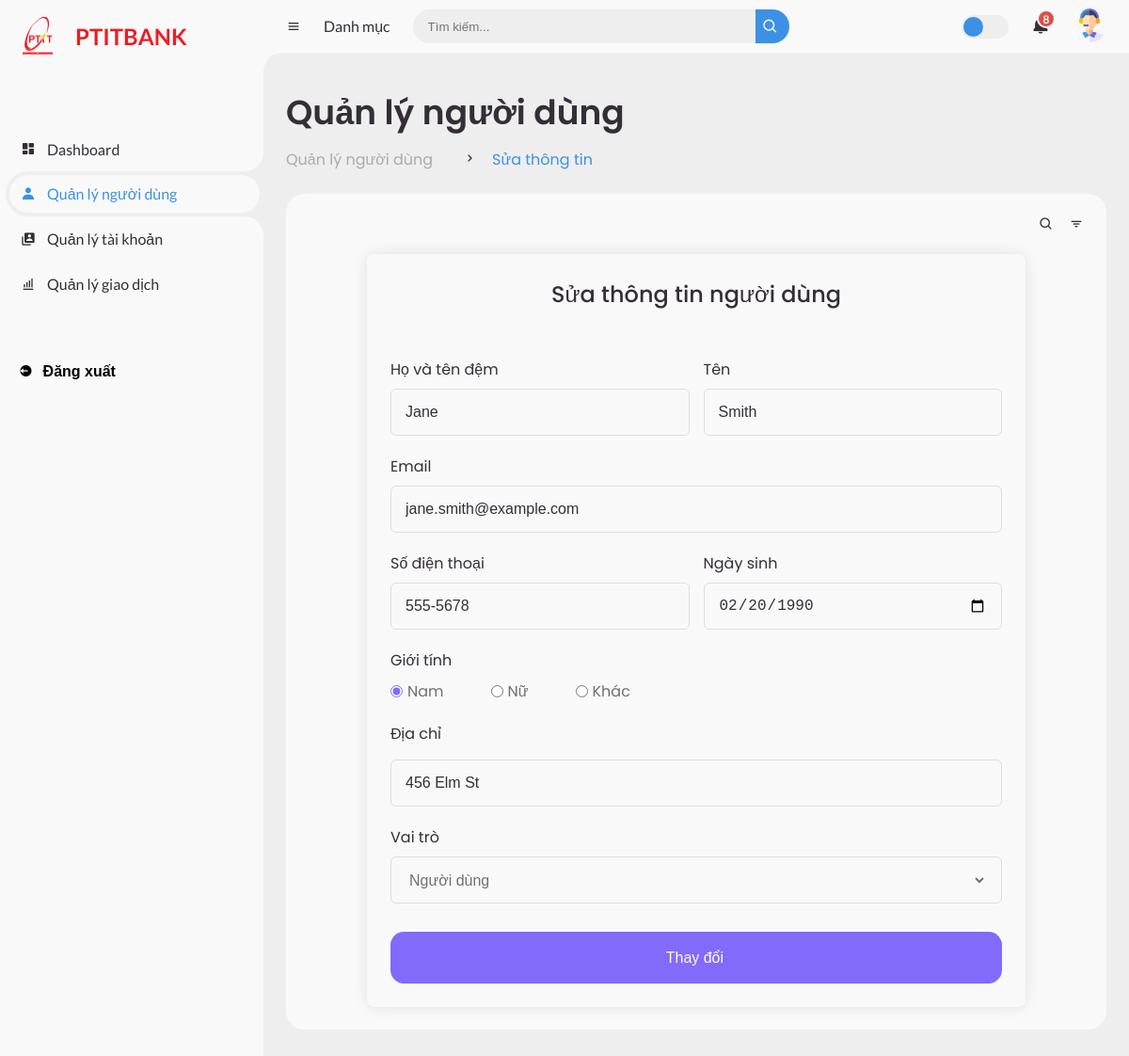
Screenshot of /admin/user/edit/C002 (signed in) with the database file from the repository.
### tables this page shows
CREATE TABLE Customer (CustomerID TEXT PRIMARY KEY, FirstName TEXT NOT NULL, LastName TEXT NOT NULL, DateOfBirth DATE, Role TEXT NOT NULL, Email TEXT UNIQUE, PhoneNumber TEXT, Address TEXT, City TEXT, Country TEXT, Notes TEXT);

### app/routes/admin_route.py (the view)
@admin_bp.route("/user/edit/<customer_id>", methods=["GET", "POST"])
def edit_user(customer_id):
    from app.controllers.user_controller import update_user
    return update_user(customer_id)

### app/controllers/user_controller.py (called while the page is built)
def update_user(customer_id):
    from app.services.user_service import update_user
    return update_user(customer_id)

### app/services/user_service.py (called while the page is built, shortened)
def check_role():
    account_id = session.get("account_id")
    if not account_id:
        return "Bạn chưa đăng nhập", "danger"
    account = Account.query.filter_by(AccountID=account_id).first()
    if not account:
        return "Tài khoản không tồn tại", "danger"
    customer = Customer.query.filter_by(CustomerID=account.CustomerID).first()
    if not customer:
        return "Khách hàng không tồn tại", "danger"
    if customer.Role != "Admin":
        return "Bạn không có quyền truy cập trang này", "danger"
    return "Welcome Admin", "success"

def update_user(customer_id):
    message, category = check_role()
    if category == "danger":
        flash(message, category)
        return redirect(url_for("auth.login"))
    customer = Customer.query.get(customer_id)
    if not customer:
        return "Khong tim thay khach hang", 404
    return render_template("admin/user/edit.html", user=customer)

### app/templates/admin/user/edit.html (shortened to what this page needs)
<!DOCTYPE html>
<html lang="en">
  <head>
    <link
      href="https://unpkg.com/boxicons@2.0.9/css/boxicons.min.css"
      rel="stylesheet"
    />
    <link rel="stylesheet" href="{{url_for('static', filename='css/style.css')}}" />
  </head>
  <body>
    <section id="sidebar">
      <a href="/admin" class="brand">
        <div class="logo"></div>
        <span class="text">PTITBANK</span>
      </a>
      <ul class="side-menu top">
        <li class="side-menu-li">
          <a href="/admin">
            <i class="bx bxs-dashboard"></i>
            <span class="text">Dashboard</span>
          </a>
        </li>
        <li class="active side-menu-li">
          <a href="/admin/user">
            <i class="bx bxs-user"></i>
            <span class="text">Quản lý người dùng</span>
          </a>
        </li>
        <li class="side-menu-li">
          <a href="/admin/account">
            <i class="bx bxs-user-account"></i>
            <span class="text">Quản lý tài khoản</span>
          </a>
        </li>
        <li class="side-menu-li">
          <a href="/admin/transaction">
            <i class="bx bx-bar-chart-alt"></i>
            <span class="text">Quản lý giao dịch</span>
          </a>
        </li>
      </ul>
      <ul class="side-menu">
        <form action="{{ url_for('auth.logout') }}" method="POST">
          <li>
            <button type="submit" class="logout">
              <i class="bx bxs-log-out-circle"></i>
              <span class="text logout-text">Đăng xuất</span>
            </button>
          </li>
        </form>
      </ul>
    </section>
    <section id="content">
      <nav>
        <i class="bx bx-menu"></i>
        <a href="#" class="nav-link">Danh mục</a>
        <form action="#">
          <div class="form-input">
            <input type="search" placeholder="Tìm kiếm..." />
            <button type="submit" class="search-btn">
              <i class="bx bx-search"></i>
            </button>
          </div>
        </form>
        <label for="switch-mode" class="switch-mode"></label>
        <a href="#" class="notification">
          <span class="num">8</span>
        </a>
        <a href="#" class="profile">
          <img src="{{url_for('static', filename='images/9703596.png')}}" />
        </a>
      </nav>
      <main>
        <div class="head-title">
          <div class="left">
            <h1>Quản lý người dùng</h1>
            <ul class="breadcrumb">
              <li>
                <a href="#">Quản lý người dùng</a>
              </li>
              <li>
                <i class="bx bx-chevron-right"></i>
              </li>
              <li>
                <a class="active" href="#">Sửa thông tin</a>
              </li>
            </ul>
          </div>
        </div>
        <div class="table-data">
          <div class="order">
            <div class="head">
              <i class="bx bx-search"></i>
              <i class="bx bx-filter"></i>
            </div>
            <div class="form-container">
              <section class="container">
                <header>Sửa thông tin người dùng</header>
                <form action="/admin/user/edit/{{ user.CustomerID }}" method="post" class="form">
                  <div class="column">
                    <div class="input-box">
                      <label>Họ và tên đệm</label>
                      <input type="text" value="{{ user.FirstName}}" name="FirstName" required />
                    </div>
                    <div class="input-box">
                      <label>Tên</label>
                      <input type="text" value="{{ user.LastName }}" name="LastName" required/>
                    </div>
                  </div>
                  <div class="input-box">
                    <label>Email</label>
                    <input type="text" value="{{user.Email}}" name="Email" required />
                  </div>
                  <div class="column">
                    <div class="input-box">
                      <label>Số điện thoại</label>
                      <input type="tel" value="{{ user.PhoneNumber}}" name="PhoneNumber" required />
                    </div>
                    <div class="input-box">
                      <label>Ngày sinh</label>
                      <input type="date" value="{{ user.DateOfBirth}}" required />
                    </div>
                  </div>
                  <div class="gender-box">
                    <h3>Giới tính</h3>
                    <div class="gender-option">
                      <div class="gender">
                        <input
                          type="radio"
                          id="check-male"
                          name="gender"
                          checked
                        />
                        <label for="check-male">Nam</label>
                      </div>
                      <div class="gender">
                        <input type="radio" id="check-female" name="gender" />
                        <label for="check-female">Nữ</label>
                      </div>
                      <div class="gender">
                        <input type="radio" id="check-other" name="gender" />
                        <label for="check-other">Khác</label>
                      </div>
                    </div>
                  </div>
                  <div class="input-box address">
                    <label>Địa chỉ</label>
                    <input
                      type="text"
                      value="{{ user.Address}}"
                      required
                      name="Address"
                    />
                  </div>
                  <div class="input-box">
                    <label>Vai trò</label>
                    <div class="select-box">
                      <select name="Role">
                        <option {{'selected' if user.Role.lower() == 'customer' or user.Role.lower() == 'user' else ''}}>Người dùng</option>
                      </select>
                    </div>
                  </div>
                  <button>Thay đổi</button>
                </form>
              </section>
            </div>
          </div>
        </div>
      </main>
    </section>
  </body>
</html>

### rows the page displays
Customer: FirstName "Jane", LastName "Smith", Email "jane.smith@example.com", PhoneNumber "555-5678", DateOfBirth "02/20/1990", Address "456 Elm St"
